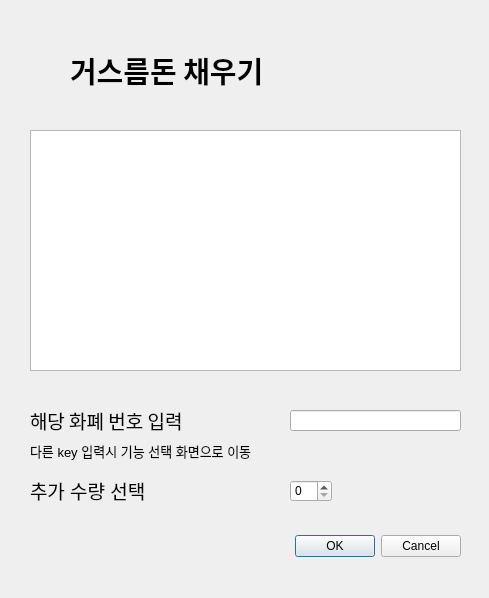
<?xml version="1.0" encoding="UTF-8"?>
<ui version="4.0">
 <class>Dialog</class>
 <widget class="QDialog" name="Dialog">
  <property name="geometry">
   <rect>
    <x>0</x>
    <y>0</y>
    <width>489</width>
    <height>598</height>
   </rect>
  </property>
  <property name="windowTitle">
   <string>Dialog</string>
  </property>
  <widget class="QLabel" name="label_2">
   <property name="geometry">
    <rect>
     <x>70</x>
     <y>50</y>
     <width>341</width>
     <height>41</height>
    </rect>
   </property>
   <property name="font">
    <font>
     <family>Optima</family>
     <pointsize>22</pointsize>
     <weight>75</weight>
     <bold>true</bold>
     <strikeout>false</strikeout>
     <kerning>true</kerning>
    </font>
   </property>
   <property name="text">
    <string>거스름돈 채우기</string>
   </property>
  </widget>
  <widget class="QSpinBox" name="spinBox">
   <property name="geometry">
    <rect>
     <x>290</x>
     <y>480</y>
     <width>42</width>
     <height>22</height>
    </rect>
   </property>
  </widget>
  <widget class="QTableWidget" name="tableWidget">
   <property name="geometry">
    <rect>
     <x>30</x>
     <y>130</y>
     <width>431</width>
     <height>241</height>
    </rect>
   </property>
  </widget>
  <widget class="QLabel" name="label_3">
   <property name="geometry">
    <rect>
     <x>30</x>
     <y>480</y>
     <width>241</width>
     <height>21</height>
    </rect>
   </property>
   <property name="font">
    <font>
     <pointsize>14</pointsize>
    </font>
   </property>
   <property name="text">
    <string>추가 수량 선택</string>
   </property>
  </widget>
  <widget class="QLabel" name="label_4">
   <property name="geometry">
    <rect>
     <x>30</x>
     <y>440</y>
     <width>381</width>
     <height>21</height>
    </rect>
   </property>
   <property name="font">
    <font>
     <pointsize>10</pointsize>
    </font>
   </property>
   <property name="text">
    <string>다른 key 입력시 기능 선택 화면으로 이동</string>
   </property>
  </widget>
  <widget class="QDialogButtonBox" name="buttonBox">
   <property name="geometry">
    <rect>
     <x>120</x>
     <y>530</y>
     <width>341</width>
     <height>32</height>
    </rect>
   </property>
   <property name="orientation">
    <enum>Qt::Horizontal</enum>
   </property>
   <property name="standardButtons">
    <set>QDialogButtonBox::Cancel|QDialogButtonBox::Ok</set>
   </property>
  </widget>
  <widget class="QLineEdit" name="lineEdit">
   <property name="geometry">
    <rect>
     <x>290</x>
     <y>410</y>
     <width>171</width>
     <height>21</height>
    </rect>
   </property>
   <property name="text">
    <string/>
   </property>
  </widget>
  <widget class="QLabel" name="label">
   <property name="geometry">
    <rect>
     <x>30</x>
     <y>410</y>
     <width>261</width>
     <height>21</height>
    </rect>
   </property>
   <property name="font">
    <font>
     <family>PT Sans</family>
     <pointsize>14</pointsize>
     <weight>50</weight>
     <italic>false</italic>
     <bold>false</bold>
    </font>
   </property>
   <property name="text">
    <string>해당 화폐 번호 입력</string>
   </property>
  </widget>
 </widget>
 <resources/>
 <connections/>
</ui>
